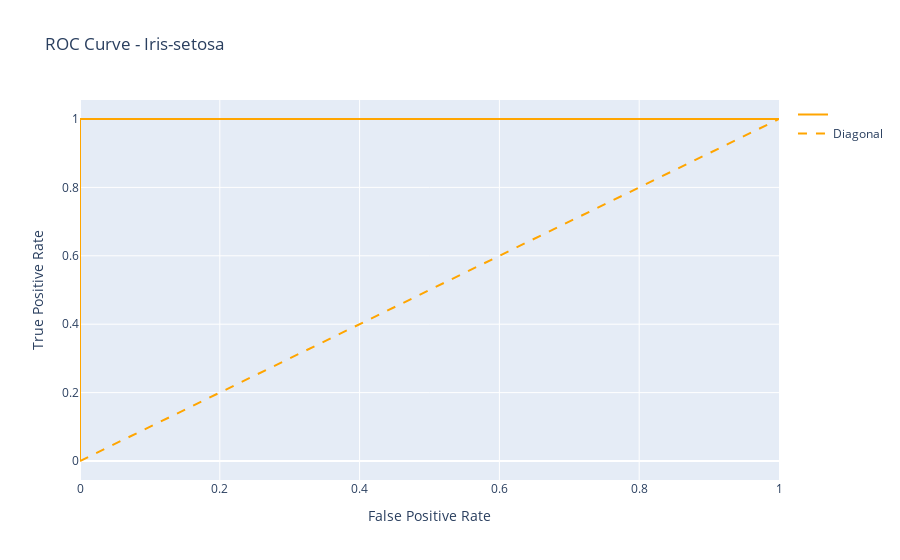

Write notebook code for a chart like this one.
### Code cell
plot_performance(model_set,X_test_set,y_test_set,'Iris-setosa')

### Figure 1 — Plotly figure (JSON) as saved in the notebook; plotly's stock layout.template omitted (floating-point values rounded to 4 significant figures)
{"data": [{"hovertemplate": "False Positive Rate=%{x}<br>True Positive Rate=%{y}<extra></extra>", "legendgroup": "", "line": {"color": "orange", "dash": "solid", "shape": "linear", "width": 2}, "marker": {"symbol": "circle"}, "mode": "lines", "name": "", "orientation": "v", "showlegend": true, "type": "scatter", "x": [0, 0, 0, 0, 0, 0.25, 0.35, 1], "xaxis": "x", "y": [0, 0.1, 0.4, 0.6, 1, 1, 1, 1], "yaxis": "y"}, {"line": {"color": "orange", "dash": "dash", "width": 2}, "mode": "lines", "name": "Diagonal", "showlegend": true, "type": "scatter", "x": [0, 1], "y": [0, 1]}], "layout": {"legend": {"tracegroupgap": 0}, "title": {"text": "ROC Curve - Iris-setosa"}, "xaxis": {"anchor": "y", "domain": [0, 1], "title": {"text": "False Positive Rate"}}, "yaxis": {"anchor": "x", "domain": [0, 1], "title": {"text": "True Positive Rate"}}}}
